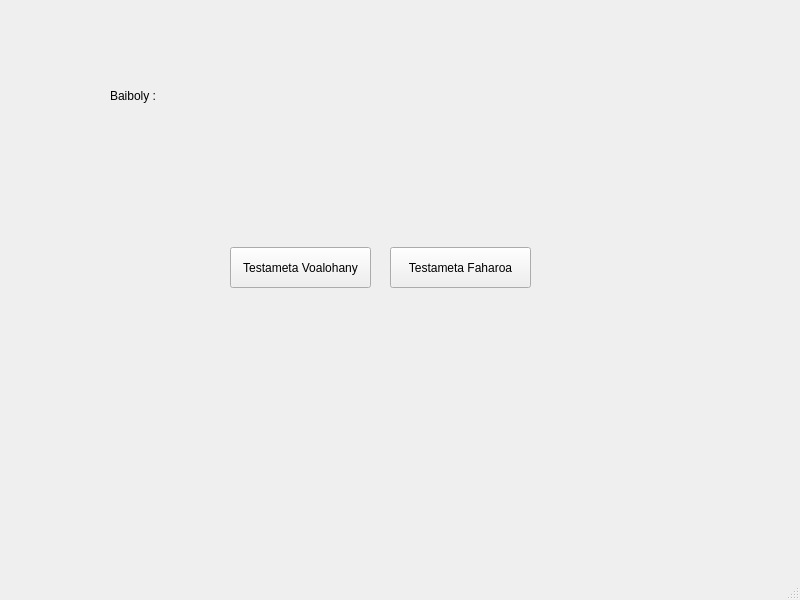
<?xml version="1.0" encoding="UTF-8"?>
<ui version="4.0">
 <class>MainWindow</class>
 <widget class="QMainWindow" name="MainWindow">
  <property name="geometry">
   <rect>
    <x>0</x>
    <y>0</y>
    <width>800</width>
    <height>600</height>
   </rect>
  </property>
  <property name="windowTitle">
   <string>MainWindow</string>
  </property>
  <widget class="QWidget" name="centralwidgetBaiboly">
   <widget class="QLabel" name="label">
    <property name="geometry">
     <rect>
      <x>110</x>
      <y>80</y>
      <width>71</width>
      <height>31</height>
     </rect>
    </property>
    <property name="text">
     <string>Baiboly :</string>
    </property>
   </widget>
   <widget class="QPushButton" name="pushButton">
    <property name="geometry">
     <rect>
      <x>230</x>
      <y>247</y>
      <width>141</width>
      <height>41</height>
     </rect>
    </property>
    <property name="text">
     <string>Testameta Voalohany</string>
    </property>
   </widget>
   <widget class="QPushButton" name="pushButton_2">
    <property name="geometry">
     <rect>
      <x>390</x>
      <y>247</y>
      <width>141</width>
      <height>41</height>
     </rect>
    </property>
    <property name="text">
     <string>Testameta Faharoa</string>
    </property>
   </widget>
  </widget>
  <widget class="QMenuBar" name="menubar">
   <property name="geometry">
    <rect>
     <x>0</x>
     <y>0</y>
     <width>800</width>
     <height>31</height>
    </rect>
   </property>
  </widget>
  <widget class="QStatusBar" name="statusbar"/>
 </widget>
 <resources/>
 <connections/>
</ui>
